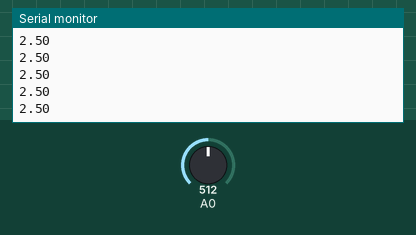
Bench run of a sketch on a simulated Arduino Uno, built with avr-gcc and run on an emulated ATmega328P. On the bench: the last lines printed to the serial monitor. Inputs (shaded band) come from the test bench; at power-on: A0 = 512.

Above: at 1.2 s.
1.3 s: A0 set to 716
At 1.31 s:
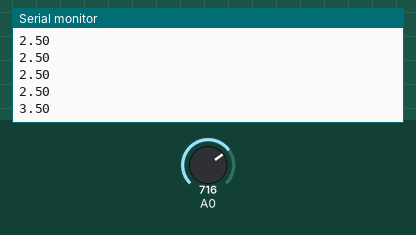
2.8 s: A0 set to 900
At 2.82 s:
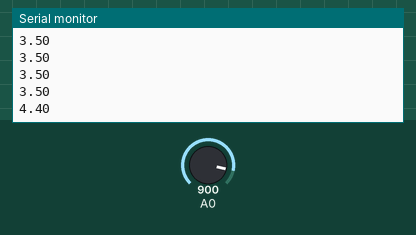
Timing chart, 0 to 5.8 s (numbered marks = the images above; inputs shaded):
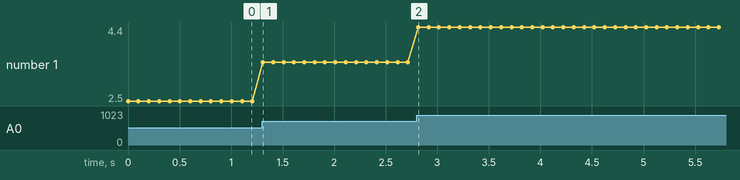

Measured:
- after the input at 1.3 s, the serial monitor: prints a new line at once (image 1)
- after the input at 2.8 s, the serial monitor: prints a new line at once (image 2)
- plotted number 1: 2.5 → 3.5 after the input at 1.3 s, 3.5 → 4.4 after the input at 2.8 s

The sketch:

Volt_metro_de_1_LED.ino
```cpp
void setup() {
  // O comando abaixo é desnecessário caso o modo seja o DEFAULT
  analogReference(DEFAULT);

  // Cria a comunicação serial para exibir os valores no monitor serial
  Serial.begin(9600);
}

void loop() {
  // Mede o valor de 0 a 1023 e converte para tensão
  float tensao = analogRead(A0);
  tensao = tensao*5/1023;

  // Exibe o valor lido
  Serial.println(tensao);

  // Cria um pequeno atraso entre cada medição
  delay(100);
}
```
